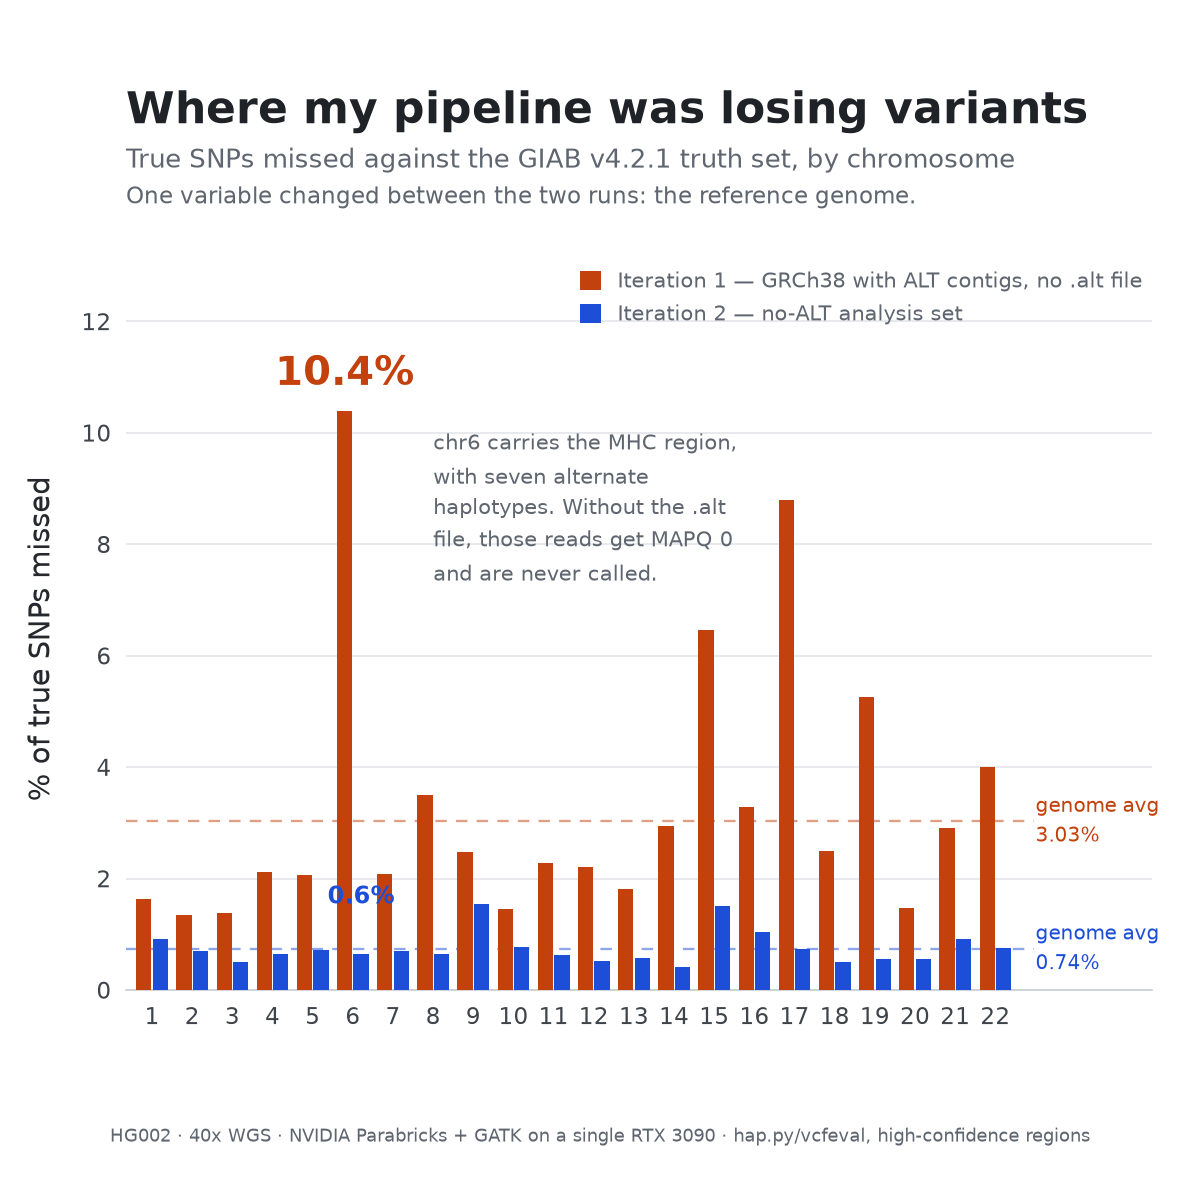

Write the Python code that produced this figure.
"""Create the LinkedIn chart for HG002 SNP false negatives by chromosome.

Two runs, one variable changed between them: the reference. Iteration 1 used
GRCh38 with ALT contigs and no companion .alt file; iteration 2 used the no-ALT
analysis set. Numbers come from hap.py, counting BD=FN against BD=TP on the
truth sample of reports/giab/<prefix>/happy.vcf.gz.
"""

from pathlib import Path

import matplotlib.pyplot as plt
from matplotlib.ticker import MultipleLocator


CHROMOSOMES = list(range(1, 23))

# % of true SNPs missed, chr1-22, inside the GIAB high-confidence BED.
BEFORE = [
    1.64, 1.34, 1.39, 2.12, 2.07, 10.39, 2.09, 3.50, 2.48, 1.45, 2.28,
    2.21, 1.81, 2.95, 6.47, 3.29, 8.80, 2.49, 5.26, 1.48, 2.91, 4.01,
]
AFTER = [
    0.91, 0.70, 0.50, 0.64, 0.72, 0.64, 0.70, 0.65, 1.54, 0.78, 0.63,
    0.52, 0.58, 0.42, 1.50, 1.05, 0.73, 0.51, 0.56, 0.56, 0.92, 0.76,
]
GENOME_BEFORE = 3.03
GENOME_AFTER = 0.74

# Two categorical slots, validated with the dataviz palette validator:
# worst adjacent pair dE 29.9 (protan), 36.6 (normal vision), all checks pass.
ORANGE = "#C2410C"   # iteration 1, the defect
BLUE = "#1D4ED8"     # iteration 2, after the fix

INK = "#1F2328"
INK_SOFT = "#5F6670"
GRID = "#E6E8EB"
SURFACE = "white"


def build_chart(output_path: Path) -> None:
    """Render the chart to a 1200 x 1200 pixel PNG."""
    plt.rcParams.update(
        {
            "font.family": "DejaVu Sans",
            "font.size": 13,
            "axes.labelcolor": "#25282C",
            "xtick.color": "#3F444A",
            "ytick.color": "#3F444A",
        }
    )

    fig = plt.figure(figsize=(8, 8), dpi=150, facecolor=SURFACE)
    ax = fig.add_axes([0.105, 0.175, 0.855, 0.585])

    # Thin marks with a visible gap between the two bars of a pair: identity
    # never rests on colour alone.
    width = 0.38
    offset = width / 2 + 0.015
    left = [c - offset for c in CHROMOSOMES]
    right = [c + offset for c in CHROMOSOMES]

    ax.bar(left, BEFORE, width=width, color=ORANGE, zorder=3,
           label="Iteration 1 — GRCh38 with ALT contigs, no .alt file")
    ax.bar(right, AFTER, width=width, color=BLUE, zorder=3,
           label="Iteration 2 — no-ALT analysis set")

    # Il margine destro extra ospita le etichette delle medie: cosi' non hanno
    # nessuna barra dietro e non serve mascherarle.
    ax.set_xlim(0.35, 25.9)
    ax.set_ylim(0, 12.6)
    ax.set_xticks(CHROMOSOMES)
    ax.set_xticklabels([str(c) for c in CHROMOSOMES], fontsize=11)
    ax.set_ylabel("% of true SNPs missed", fontsize=14, labelpad=12)
    ax.yaxis.set_major_locator(MultipleLocator(2))
    ax.tick_params(axis="x", length=0, pad=8)
    ax.tick_params(axis="y", length=0, labelsize=11, pad=7)

    ax.set_axisbelow(True)
    ax.grid(axis="y", color=GRID, linewidth=0.9)
    ax.grid(axis="x", visible=False)
    for side in ("top", "right", "left"):
        ax.spines[side].set_visible(False)
    ax.spines["bottom"].set_color("#C8CCD1")

    # Genome averages: contesto recessivo, non una serie. Le etichette stanno
    # nel margine destro, oltre l'ultima barra.
    for value, colour, label in (
        (GENOME_BEFORE, ORANGE, f"genome avg\n{GENOME_BEFORE}%"),
        (GENOME_AFTER, BLUE, f"genome avg\n{GENOME_AFTER}%"),
    ):
        ax.axhline(value, color=colour, linewidth=1.1, linestyle=(0, (5, 4)),
                   alpha=0.5, zorder=2, xmax=0.885)
        ax.text(23.0, value, label, ha="left", va="center",
                color=colour, fontsize=9.5, linespacing=1.3, zorder=5)

    # Il titolare della storia, etichettato direttamente su entrambe le barre.
    ax.text(6 - offset, BEFORE[5] + 0.3, "10.4%", ha="center", va="bottom",
            color=ORANGE, fontsize=19, fontweight="bold", zorder=6)
    ax.text(6 + offset, 1.45, "0.6%", ha="center", va="bottom",
            color=BLUE, fontsize=11.5, fontweight="bold", zorder=6)

    # Blocco esplicativo sopra chr8-chr14, l'unica banda larga davvero libera:
    # li' nessuna barra supera il 3,5 %.
    ax.text(8.0, 10.1,
            "chr6 carries the MHC region,\n"
            "with seven alternate\n"
            "haplotypes. Without the .alt\n"
            "file, those reads get MAPQ 0\n"
            "and are never called.",
            ha="left", va="top", color=INK_SOFT, fontsize=10,
            linespacing=1.55, zorder=6)

    ax.legend(loc="upper right", bbox_to_anchor=(1.005, 1.045), frameon=False,
              fontsize=10, labelcolor=INK_SOFT, handlelength=1.0,
              handleheight=1.0, borderpad=0.2, labelspacing=0.55)

    fig.text(0.105, 0.925, "Where my pipeline was losing variants",
             ha="left", va="top", fontsize=21, fontweight="bold", color=INK)
    fig.text(0.105, 0.877,
             "True SNPs missed against the GIAB v4.2.1 truth set, by chromosome",
             ha="left", va="top", fontsize=12.5, color=INK_SOFT)
    fig.text(0.105, 0.845,
             "One variable changed between the two runs: the reference genome.",
             ha="left", va="top", fontsize=11, color=INK_SOFT)

    fig.text(0.5, 0.045,
             "HG002 · 40x WGS · NVIDIA Parabricks + GATK on a single RTX 3090 · "
             "hap.py/vcfeval, high-confidence regions",
             ha="center", va="bottom", fontsize=8.8, color=INK_SOFT)

    fig.savefig(output_path, dpi=150, facecolor=SURFACE,
                metadata={"Software": "Matplotlib"})
    plt.close(fig)


if __name__ == "__main__":
    build_chart(Path(__file__).with_name("hg002_snp_false_negatives.png"))
